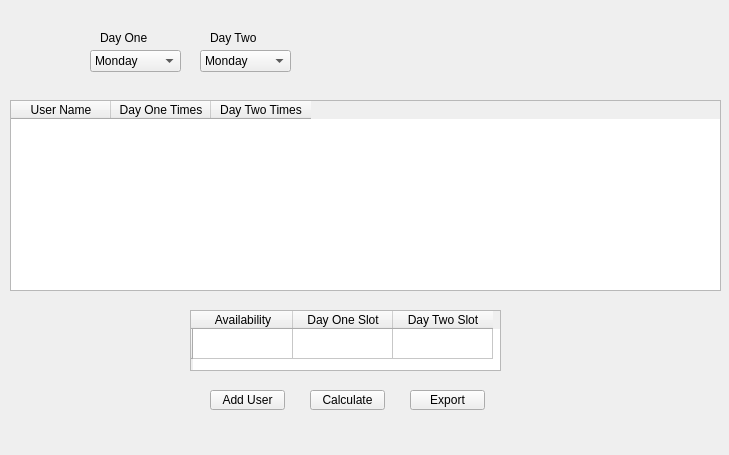
<?xml version="1.0" encoding="UTF-8"?>
<ui version="4.0">
 <class>MainWindow</class>
 <widget class="QMainWindow" name="MainWindow">
  <property name="geometry">
   <rect>
    <x>0</x>
    <y>0</y>
    <width>729</width>
    <height>455</height>
   </rect>
  </property>
  <widget class="QWidget" name="centralwidget">
   <widget class="QComboBox" name="comboBox">
    <property name="geometry">
     <rect>
      <x>90</x>
      <y>50</y>
      <width>91</width>
      <height>22</height>
     </rect>
    </property>
    <item>
     <property name="text">
      <string>Monday</string>
     </property>
    </item>
    <item>
     <property name="text">
      <string>Tuesday</string>
     </property>
    </item>
    <item>
     <property name="text">
      <string>Wednesday</string>
     </property>
    </item>
    <item>
     <property name="text">
      <string>Thursday</string>
     </property>
    </item>
    <item>
     <property name="text">
      <string>Friday</string>
     </property>
    </item>
    <item>
     <property name="text">
      <string>Saturday</string>
     </property>
    </item>
    <item>
     <property name="text">
      <string>Sunday</string>
     </property>
    </item>
   </widget>
   <widget class="QLabel" name="label">
    <property name="geometry">
     <rect>
      <x>100</x>
      <y>30</y>
      <width>49</width>
      <height>16</height>
     </rect>
    </property>
    <property name="text">
     <string>Day One</string>
    </property>
   </widget>
   <widget class="QLabel" name="label_2">
    <property name="geometry">
     <rect>
      <x>210</x>
      <y>30</y>
      <width>49</width>
      <height>16</height>
     </rect>
    </property>
    <property name="text">
     <string>Day Two</string>
    </property>
   </widget>
   <widget class="QComboBox" name="comboBox_2">
    <property name="geometry">
     <rect>
      <x>200</x>
      <y>50</y>
      <width>91</width>
      <height>22</height>
     </rect>
    </property>
    <item>
     <property name="text">
      <string>Monday</string>
     </property>
    </item>
    <item>
     <property name="text">
      <string>Tuesday</string>
     </property>
    </item>
    <item>
     <property name="text">
      <string>Wednesday</string>
     </property>
    </item>
    <item>
     <property name="text">
      <string>Thursday</string>
     </property>
    </item>
    <item>
     <property name="text">
      <string>Friday</string>
     </property>
    </item>
    <item>
     <property name="text">
      <string>Saturday</string>
     </property>
    </item>
    <item>
     <property name="text">
      <string>Sunday</string>
     </property>
    </item>
   </widget>
   <widget class="QTableWidget" name="tableWidget">
    <property name="geometry">
     <rect>
      <x>10</x>
      <y>100</y>
      <width>711</width>
      <height>191</height>
     </rect>
    </property>
    <property name="minimumSize">
     <size>
      <width>711</width>
      <height>0</height>
     </size>
    </property>
    <column>
     <property name="text">
      <string>User Name</string>
     </property>
    </column>
    <column>
     <property name="text">
      <string>Day One Times</string>
     </property>
    </column>
    <column>
     <property name="text">
      <string>Day Two Times</string>
     </property>
    </column>
   </widget>
   <widget class="QPushButton" name="pushButton">
    <property name="geometry">
     <rect>
      <x>210</x>
      <y>390</y>
      <width>75</width>
      <height>20</height>
     </rect>
    </property>
    <property name="text">
     <string>Add User</string>
    </property>
   </widget>
   <widget class="QPushButton" name="pushButton_2">
    <property name="geometry">
     <rect>
      <x>310</x>
      <y>390</y>
      <width>75</width>
      <height>20</height>
     </rect>
    </property>
    <property name="text">
     <string>Calculate</string>
    </property>
   </widget>
   <widget class="QPushButton" name="pushButton_3">
    <property name="geometry">
     <rect>
      <x>410</x>
      <y>390</y>
      <width>75</width>
      <height>20</height>
     </rect>
    </property>
    <property name="text">
     <string>Export</string>
    </property>
   </widget>
   <widget class="QTableWidget" name="tableWidget_2">
    <property name="geometry">
     <rect>
      <x>190</x>
      <y>310</y>
      <width>311</width>
      <height>61</height>
     </rect>
    </property>
    <row>
     <property name="text">
      <string/>
     </property>
    </row>
    <column>
     <property name="text">
      <string>Availability</string>
     </property>
    </column>
    <column>
     <property name="text">
      <string>Day One Slot</string>
     </property>
    </column>
    <column>
     <property name="text">
      <string>Day Two Slot</string>
     </property>
    </column>
   </widget>
  </widget>
 </widget>
 <resources/>
 <connections/>
</ui>
